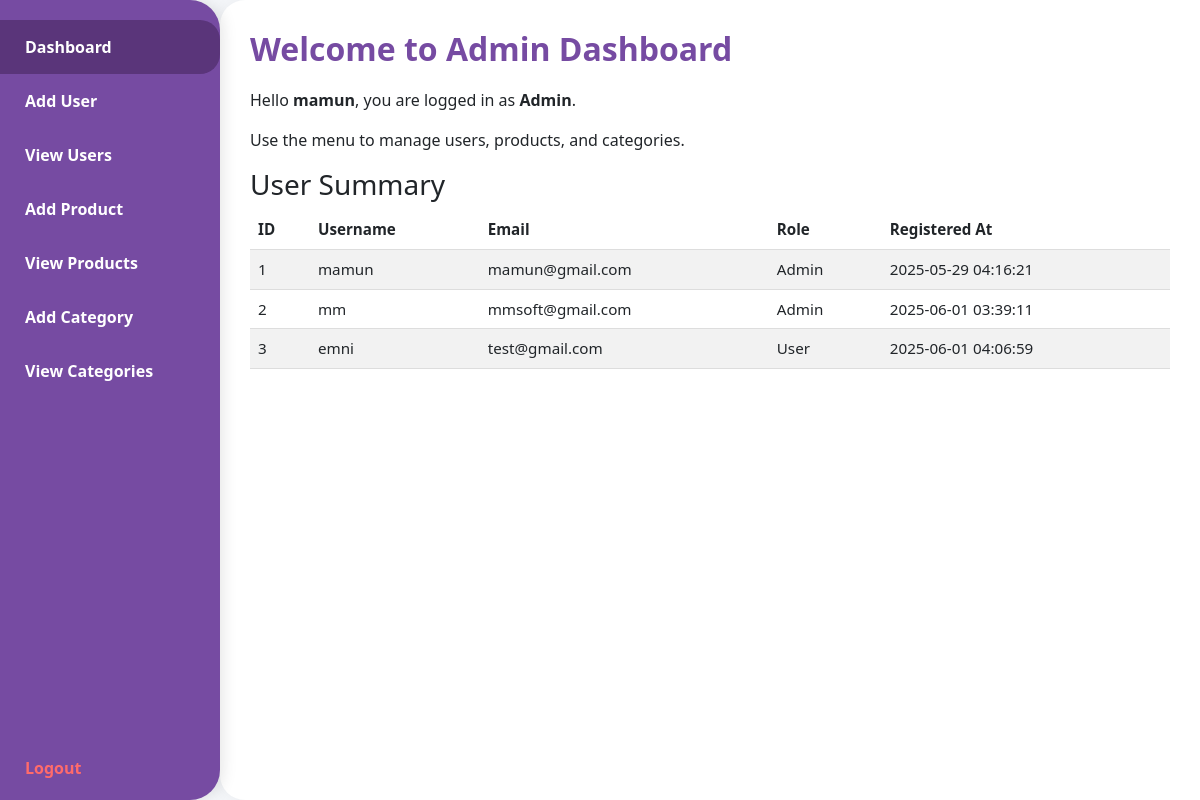
/DOC/DOC/combineproject/muntasir/log-rej-das/admin_dashboard.php (signed in), run on an earlier commit of the app's database.
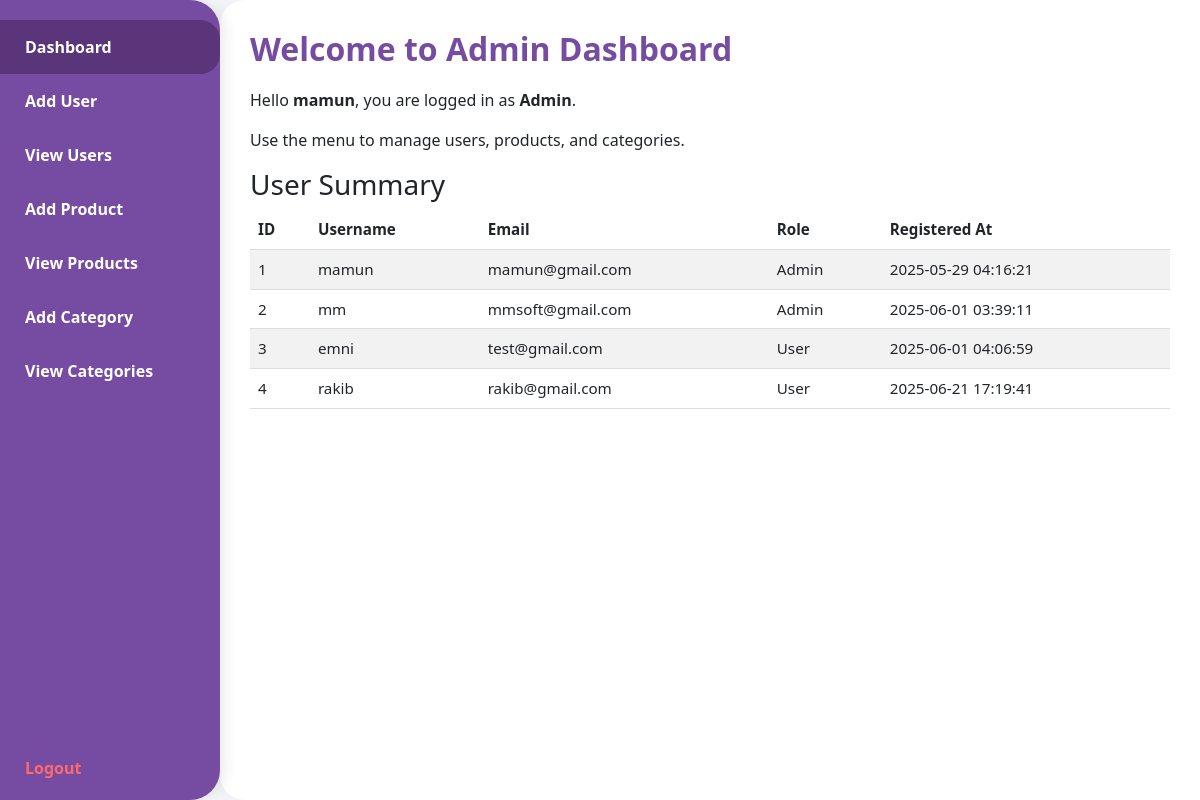
And on a later commit of the database.
### tables this page shows
CREATE TABLE `users` (
  `id` int(11) NOT NULL,
  `username` varchar(50) NOT NULL,
  `email` varchar(100) NOT NULL,
  `password` varchar(255) NOT NULL,
  `first_name` varchar(50) NOT NULL,
  `last_name` varchar(50) NOT NULL,
  `phone` varchar(20) DEFAULT NULL,
  `avatar` varchar(255) DEFAULT NULL,
  `role` enum('admin','user') DEFAULT 'user',
  `status` enum('active','inactive','banned') DEFAULT 'active',
  `email_verified_at` timestamp NULL DEFAULT NULL,
  `created_at` timestamp NOT NULL DEFAULT current_timestamp(),
  `updated_at` timestamp NOT NULL DEFAULT current_timestamp() ON UPDATE current_timestamp()
);

### DOC/DOC/combineproject/muntasir/log-rej-das/admin_dashboard.php (the view, shortened to what this page needs)
<?php
$db_host = 'localhost';
$db_user = 'root';
$db_pass = '';
$db_name = 'test_db';
$conn = new mysqli($db_host, $db_user, $db_pass, $db_name);
$active_page = "dashboard";
?>
<!DOCTYPE html>
<html lang="en">
<head>
    <link href="https://cdn.jsdelivr.net/npm/bootstrap@5.3.0/dist/css/bootstrap.min.css" rel="stylesheet" />
</head>
<body>
    <nav class="sidebar" aria-label="Admin Sidebar Navigation">
        <a href="?page=dashboard" class="<?php echo ($active_page === 'dashboard') ? 'active' : ''; ?>" aria-current="<?php echo ($active_page === 'dashboard') ? 'page' : ''; ?>">Dashboard</a>
        <a href="?page=add_user" class="<?php echo ($active_page === 'add_user') ? 'active' : ''; ?>">Add User</a>
        <a href="?page=view_users" class="<?php echo ($active_page === 'view_users') ? 'active' : ''; ?>">View Users</a>
        <a href="?page=add_product" class="<?php echo ($active_page === 'add_product') ? 'active' : ''; ?>">Add Product</a>
        <a href="?page=view_products" class="<?php echo ($active_page === 'view_products') ? 'active' : ''; ?>">View Products</a>
        <a href="?page=add_category" class="<?php echo ($active_page === 'add_category') ? 'active' : ''; ?>">Add Category</a>
        <a href="?page=view_categories" class="<?php echo ($active_page === 'view_categories') ? 'active' : ''; ?>">View Categories</a>
        <a href="?action=logout" class="logout-link">Logout</a>
    </nav>
    <main class="main-content">
<?php if ($active_page === 'dashboard'): ?>
    <h2>Welcome to Admin Dashboard</h2>
    <p>Hello <strong><?php echo htmlspecialchars($_SESSION["username"]); ?></strong>, you are logged in as <strong>Admin</strong>.</p>
    <p>Use the menu to manage users, products, and categories.</p>
    <h3>User Summary</h3>
    <?php
    $result = $conn->query("SELECT id, username, email, role, created_at FROM users ORDER BY id ASC LIMIT 5");
    if ($result && $result->num_rows > 0):
    ?>
        <div class="table-responsive">
            <table class="table table-striped table-hover">
                <thead>
                    <tr>
                        <th>ID</th>
                        <th>Username</th>
                        <th>Email</th>
                        <th>Role</th>
                        <th>Registered At</th>
                    </tr>
                </thead>
                <tbody>
                    <?php while ($row = $result->fetch_assoc()): ?>
                        <tr>
                            <td><?php echo htmlspecialchars($row['id']); ?></td>
                            <td><?php echo htmlspecialchars($row['username']); ?></td>
                            <td><?php echo htmlspecialchars($row['email']); ?></td>
                            <td><?php echo htmlspecialchars(ucfirst($row['role'])); ?></td>
                            <td><?php echo htmlspecialchars($row['created_at']); ?></td>
                        </tr>
                    <?php endwhile; ?>
                </tbody>
            </table>
        </div>
    <?php else: ?>
        <p>No users found.</p>
<?php endif; ?>
        <?php endif; ?>
    </main>
</body>
</html>

What changed in the data, as far as the page shows it:
added users: id "4", username "rakib", email "rakib@gmail.com", role "User", created_at "2025-06-21 17:19:41"
